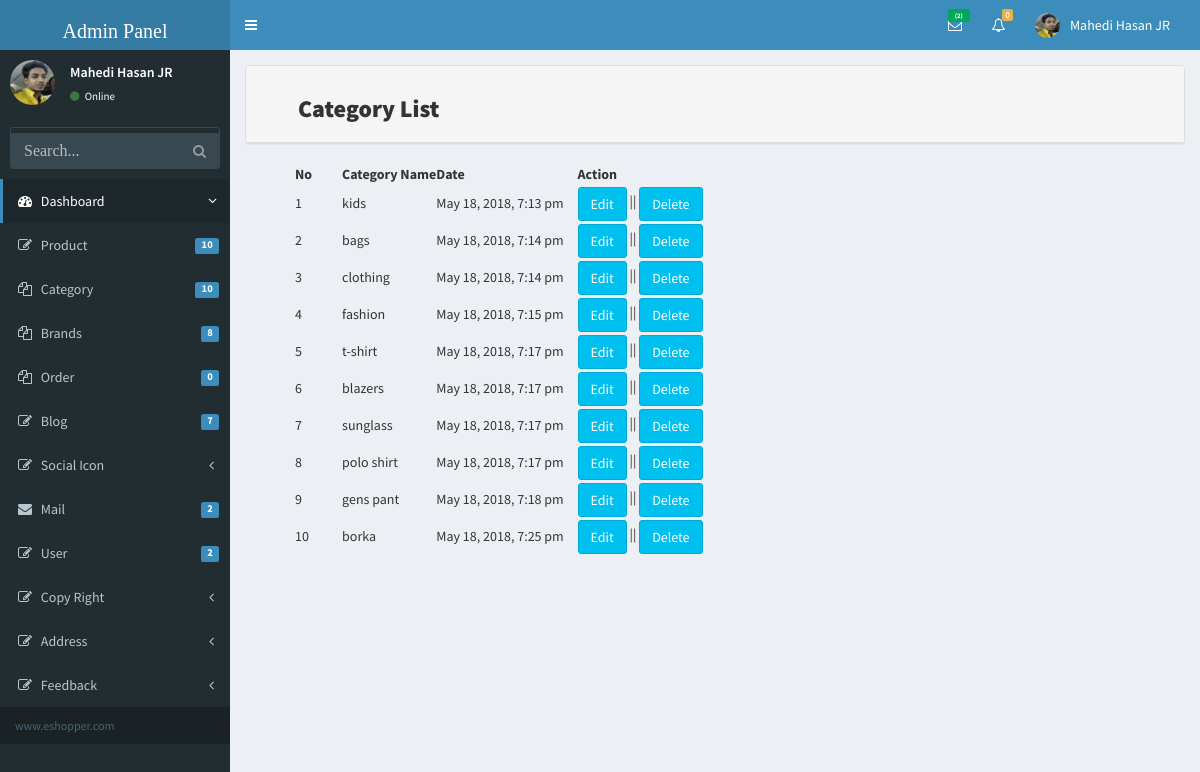
/admin/cat_list.php (signed in), run on the app's committed database.
### tables this page shows
CREATE TABLE `tbl_category` (
  `id` int(11) NOT NULL,
  `cat_name` varchar(55) NOT NULL,
  `date` timestamp NOT NULL DEFAULT CURRENT_TIMESTAMP
);

### library/Database.php (called while the page is built, shortened)
<?php
Class Database{
	public $host   = DB_HOST;
	public $user   = DB_USER;
	public $pass   = DB_PASS;
	public $dbname = DB_NAME;
	public $link;
	private function connectDB(){
	$this->link = new mysqli($this->host, $this->user, $this->pass, $this->dbname);
     $this->link->query("set_character_setresults='utf8'");
     $this->link->set_charset("utf8");
   }
	public function select($query){
		$result = $this->link->query($query) or die($this->link->error.__LINE__);
		if($result->num_rows > 0){
			return $result;
		} else {
			return false;
		}
	}
}

### library/Session.php (called while the page is built, shortened)
<?php
class Session
{
	public static function get($key){
		if (isset($_SESSION[$key])){
			$result = $_SESSION[$key];
		}
		if (isset($result)) {
			return $result;
		}else{
			return false;
		}
	}
}
?>

### library/Helper.php (called while the page is built, shortened)
<?php
class Helper{
	public function formatDate($date){
		return date('F j, Y, g:i a', strtotime($date));
	}
}
?>

### admin/cat_list.php (the view, shortened to what this page needs)
<?php include('include/header.php'); ?>
   <?php include('include/sidebar.php'); ?>
      <div class="content-wrapper">
        <section class="content">
          <div class="row">
      <div class="col-md-12">
            <div class="panel panel-default">
              <div class="panel-heading">
                <h3>Category List</h3>
              </div>
              </div>
         <form action="" method="post">
         <table style="margin-left: 50px;">
            <tr>
              <th width="10%">No</th>
              <th width="20%">Category Name</th>
              <th width="30%">Date</th>
              <th width="40%">Action</th>
            </tr>
             <?php
               $query = "SELECT * FROM tbl_category";
               $result = $db->select($query);
               if ($result) {
                $i=0;
                while ($data = $result->fetch_assoc()) {
                 $i++;
            ?>
            <tr>
              <td><?php echo $i;?></td>
              <td><?php echo $data['cat_name'];?></td>
              <td><?php echo $sql_injection->formatDate($data['date']); ?></td>
              <td><a href="editcat.php?editId=<?php echo $data['id'];?>" class="btn btn-info" style="margin-top: 3px;">Edit</a>
                || <a onclick="return confirm('Do you want to delete this post? if you click the ok button then your post will permanently delete');" href="?deleteId=<?php echo $data['id'];?>" class="btn btn-info" style="margin-top: 3px;">Delete</a>
              </td>
            </tr>
             <?php  } } ?>
      </table>
    </form>
            </div>
          </div>
        </section>
      </div>
    </div>
  <?php include('include/footer.php'); ?>

### admin/include/header.php (shortened to what this page needs)
<?php include '../library/Session.php';
?>
<?php include '../library/Database.php'; ?>
<?php include '../library/Helper.php'; ?>
<?php
 $db = new Database();
 $sql_injection = new helper()
?>
<!DOCTYPE html>
<html>
  <head>
    <link href="bootstrap/css/bootstrap.min.css" rel="stylesheet" type="text/css" />
    <link href="https://maxcdn.bootstrapcdn.com/font-awesome/4.3.0/css/font-awesome.min.css" rel="stylesheet" type="text/css" />
    <link href="http://code.ionicframework.com/ionicons/2.0.0/css/ionicons.min.css" rel="stylesheet" type="text/css" />
    <link href="dist/css/AdminLTE.min.css" rel="stylesheet" type="text/css" />
    <link href="dist/css/skins/_all-skins.min.css" rel="stylesheet" type="text/css" />
    <link href="dist/css/font-awesome.min.css" rel="stylesheet" type="text/css" />
    <link rel="stylesheet" type="text/css" href="dist/css/form.css">
    <link rel="stylesheet" href="//code.jquery.com/ui/1.12.1/themes/base/jquery-ui.css">
  </head>
  <body class="skin-blue">
    <div class="wrapper">
      <header class="main-header">
        <a href="index.php" class="logo"><h1 style="font-family: impact; font-size: 20px;">Admin Panel</h1></a>
        <nav class="navbar navbar-static-top" role="navigation">
          <a href="#" class="sidebar-toggle" data-toggle="offcanvas" role="button">
          </a>
          <div class="navbar-custom-menu">
            <ul class="nav navbar-nav">
              <li class="dropdown messages-menu">
                <a href="#" class="dropdown-toggle" data-toggle="dropdown">
                  <i class="fa fa-envelope-o"></i>
                  <span class="label label-success">
            <?php
              $query  = "SELECT * FROM tbl_contact where flag = '0'";
              $result = $db->select($query);
              if ($result) {
                $i=0;
                while ($data = $result->fetch_assoc()) {
                 $i++;
               ?>
               <?php } } ?>
                  <span class="label label-success"><?php if (isset($i)) {
                   echo "($i)";
                  } else echo"0" ?></span>
                </a>
              </li>
              <li class="dropdown notifications-menu">
                <a href="#" class="dropdown-toggle" data-toggle="dropdown">
                  <i class="fa fa-bell-o"></i>
                  <span class="label label-warning"><?php if (isset($m)) {
                   echo "($m)";
                  } else echo"0" ?></span>
                </a>
              </li>
             <?php
                $userId = Session::get('userId');
             ?>
         <?php
              $query  = "SELECT * FROM tbl_admin where id = '$userId'";
              $result = $db->select($query);
              if ($result) {
                while ($data = $result->fetch_assoc()) {
          ?>
              <li class="dropdown user user-menu">
                <a href="#" class="dropdown-toggle" data-toggle="dropdown">
                  <img src="<?php  echo $data['image']; ?>" class="user-image" alt="User Image"/>
                  <span class="hidden-xs"><?php  echo $data['name']; ?></span>
                </a>
              </li>
            <?php } } ?>
            </ul>
          </div>
        </nav>
      </header>

### admin/include/sidebar.php (shortened to what this page needs)
  <aside class="main-sidebar">
    <section class="sidebar">
     <div class="user-panel">
<?php
$userId = Session::get('userId');
?>
     <?php
             $query  = "SELECT * FROM tbl_admin where id = '$userId'";
          $result = $db->select($query);
          if ($result) {
            while ($data = $result->fetch_assoc()) {
           ?>
        <div class="pull-left image">
          <img src="<?php  echo $data['image']; ?>" class="img-circle" alt="User Image" />
        </div>
        <div class="pull-left info">
          <p><?php  echo $data['name']; ?></p>
          <a href="#"><i class="fa fa-circle text-success"></i> Online</a>
        </div>
        <?php } } ?>
      </div>
      <form action="search.php" method="get" class="sidebar-form">
        <div class="input-group">
          <input type="text" name="search" class="form-control" placeholder="Search..."/>
          <span class="input-group-btn">
            <button type='submit' name='submit' id='search-btn' class="btn btn-flat" style="margin-top: 5px;"><i class="fa fa-search"></i></button>
          </span>
        </div>
      </form>
      <ul class="sidebar-menu">
        <li class="active treeview">
          <a href="index.php">
            <i class="fa fa-dashboard"></i> <span>Dashboard</span> <i class="fa fa-angle-left pull-right"></i>
          </a>
        </li>
        <li class="treeview">
          <a href="#">
            <i class="fa fa-edit"></i>
            <span>Product</span>
       <?php
             $query  = "SELECT * FROM tbl_product";
          $result = $db->select($query);
          if ($result) {
            $i=0;
            while ($data = $result->fetch_assoc()) {
             $i++;
              }
            }
       ?>
            <span class="label label-primary pull-right"><?php
            if (isset($i)) {
              echo $i;
             } ?></span>
          </a>
        </li>
          <li class="treeview">
          <a href="#">
            <i class="fa fa-files-o"></i>
            <span>Category</span>
          <?php
             $query  = "SELECT * FROM tbl_category";
              $result = $db->select($query);
               if ($result) {
                $j=0;
                while ($data = $result->fetch_assoc()) {
               $j++;
              }
            }
           ?>
            <span class="label label-primary pull-right"><?php
            if (isset($j)) {
              echo $j;
             } ?></span>
          </a>
        </li>
         <li class="treeview">
          <a href="#">
            <i class="fa fa-files-o"></i>
            <span>Brands</span>
             <?php
             $query  = "SELECT * FROM tbl_brand";
              $result = $db->select($query);
               if ($result) {
                $k=0;
                while ($data = $result->fetch_assoc()) {
               $k++;
              }
            }
           ?>
            <span class="label label-primary pull-right"><?php
            if (isset($k)) {
              echo $k;
             } ?></span>
          </a>
        </li>
         <li class="treeview">
          <a href="#">
            <i class="fa fa-files-o"></i>
            <span>Order</span>
            <span class="label label-primary pull-right"><?php
            if (isset($m)) {
              echo $m;
             } else { echo "0"; } ?></span>
          </a>
        </li>
         <li class="treeview">
          <a href="#">
            <i class="fa fa-edit"></i>
            <span>Blog</span>
        <?php
             $query  = "SELECT * FROM tbl_blog";
              $result = $db->select($query);
               if ($result) {
                $n=0;
                while ($data = $result->fetch_assoc()) {
               $n++;
              }
            }
         ?>
            <span class="label label-primary pull-right"><?php
            if (isset($n)) {
              echo $n;
             } else { echo "0"; } ?></span>
          </a>
        </li>
        <li class="treeview">
          <a href="#">
            <i class="fa fa-edit"></i> <span>Social Icon</span>
            <i class="fa fa-angle-left pull-right"></i>
          </a>
        </li>
        <li class="treeview">
          <a href="#">
            <i class="fa fa-envelope"></i> <span>Mail</span>
           <?php
             $query  = "SELECT * FROM tbl_contact where flag='0'";
               $result = $db->select($query);
               if ($result) {
                 $o=0;
                while ($data = $result->fetch_assoc()) {
               $o++;
              }
            }
           ?>
            <span class="label label-primary pull-right"><?php
            if (isset($o)) {
              echo $o;
             } else { echo "0"; } ?></span>
          </a>
        </li>
        <li class="treeview">
          <a href="#">
            <i class="fa fa-edit"></i> <span>User</span>
            <?php
           $query  = "SELECT * FROM tbl_admin";
             $result = $db->select($query);
              if ($result) {
               $q=0;
                while ($data = $result->fetch_assoc()) {
               $q++;
              }
            }
           ?>
             <small class="label label-primary pull-right"><?php
            if (isset($q)) {
              echo $q;
             } else { echo "0"; } ?></small>
          </a>
        </li>
        <li class="treeview">
          <a href="#">
            <i class="fa fa-edit"></i> <span>Copy Right</span>
            <i class="fa fa-angle-left pull-right"></i>
          </a>
        </li>
         <li class="treeview">
          <a href="#">
            <i class="fa fa-edit"></i> <span>Address</span>
            <i class="fa fa-angle-left pull-right"></i>
          </a>
        </li>
        <li class="treeview">
          <a href="#">
            <i class="fa fa-edit"></i> <span>Feedback</span>
            <i class="fa fa-angle-left pull-right"></i>
          </a>
        </li>
        <li class="header">www.eshopper.com</li>
      </ul>
    </section>
  </aside>

### data on the page
tbl_category: cat_name "kids", date "May 18, 2018, 7:13 pm"
tbl_category: cat_name "bags", date "May 18, 2018, 7:14 pm"
tbl_category: cat_name "clothing", date "May 18, 2018, 7:14 pm"
tbl_category: cat_name "fashion", date "May 18, 2018, 7:15 pm"
tbl_category: cat_name "t-shirt", date "May 18, 2018, 7:17 pm"
tbl_category: cat_name "blazers", date "May 18, 2018, 7:17 pm"
tbl_category: cat_name "sunglass", date "May 18, 2018, 7:17 pm"
tbl_category: cat_name "polo shirt", date "May 18, 2018, 7:17 pm"
tbl_category: cat_name "gens pant", date "May 18, 2018, 7:18 pm"
tbl_category: cat_name "borka", date "May 18, 2018, 7:25 pm"

### other printed values
$i "2"
$data['name'] "Mahedi Hasan JR"
$i "10"
$j "10"
$k "8"
$n "7"
$o "2"
$q "2"
